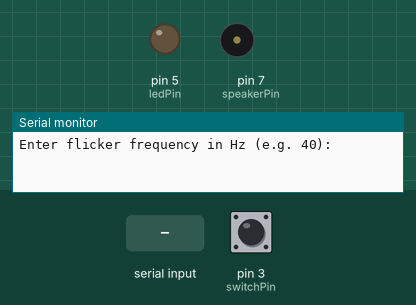
Recording of a sketch running on a simulated Arduino Uno, built with avr-gcc and run on an emulated ATmega328P. On the bench: output pins drawn as LEDs (lit = HIGH), buzzer (waves = sounding), the last lines printed to the serial monitor. Inputs (shaded band) come from the test bench; at power-on: pin 3 (switchPin) HIGH. Random numbers use the default seed unless the sketch sets one.

Above: at 0.79 s.
1.3 s: "90,45\n" received over Serial
At 3.27 s:
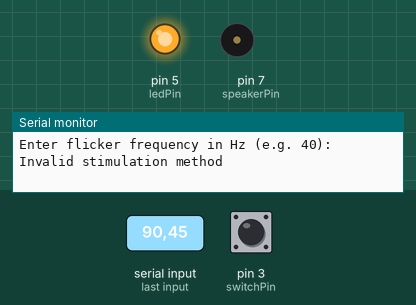
4.3 s: "S90\n" received over Serial
7.3 s: pin 3 (switchPin) pulled LOW for 0.15 s
At 7.66 s:
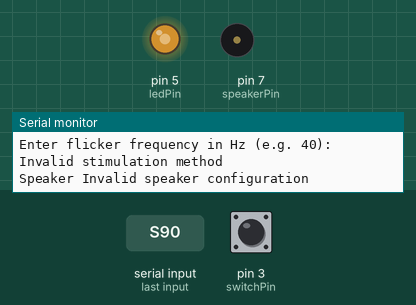
10.4 s: "L90\n" received over Serial
13.4 s: pin 3 (switchPin) pulled LOW for 1 s
At 13.59 s:
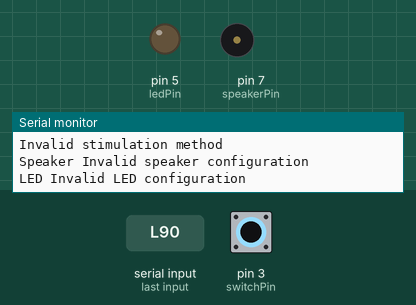
Timing chart, 0 to 18.4 s (numbered marks = the images above; inputs shaded):
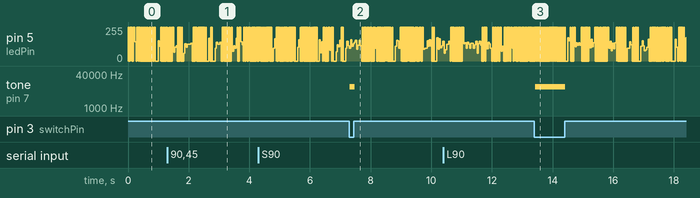

The sketch:

03_RandomAdded.ino
```cpp
/*
 40 Hz Flicker

 This code generates 40 Hz flicker at 50% duty cycle during which
 the led strip turns on for 12.5 ms and then off for 12.5 ms.

 Equivalent audio flicker is a 10 khz tone (50% duty cycle square wave)
 turning on and off at 40 hz. (12.5 ms on and 12.5 ms off)

 Switch Control
 SW1 - pin 3 - flicker rate (40 hz / random)
*/

// DISCUSS RANDOM DELAY. HOW BIG SHOULD THE RANGE BE?

// Pin variables used to set pin I/O
const int switchPin = 3;   // Pin used to read switch 1 state (HIGH = random, LOW = 40hz)
const int ledPin = 5;      // Pin used for digital LED strip signal
const int speakerPin = 7;  // Pin used for digital sound output

int ledState = LOW;
int speakerState = LOW;

// Timing variables used for accurate microsecond delays
unsigned long currentTime;
unsigned long previousTimeLED;
unsigned long previousTimeSpeaker;

float frequencyLED;
float frequencySpeaker;

// Default = 40 hz
unsigned const long delay40Hz = 12500;
unsigned const long delay1ms = 1000;
unsigned long delayLED;
unsigned long delayLEDOn = delay40Hz;
unsigned long delayLEDOff = delay40Hz;
unsigned long delaySpeaker;
unsigned long delaySpeakerOn = delay40Hz;
unsigned long delaySpeakerOff = delay40Hz;
unsigned long delayRandom;

// User inputs
float stimulationValue;
char stimulationMode;
char stimulationInput;
unsigned int speakerTone = 10000;

void setup() {
  // Initialize serial output
  Serial.begin(9600);

  // Initialize pin state for input/output
  pinMode(speakerPin, OUTPUT);
  pinMode(ledPin, OUTPUT);
  pinMode(switchPin, INPUT);

  // Initialize random function by reading from an unconnected pin
  randomSeed(analogRead(0));

  // Prompt the user to give an input
  Serial.println("\nEnter flicker frequency in Hz (e.g. 40):");
}

void loop() {
  // Read user frequency from Serial
  if (Serial.available() > 1) {
    // Set user input to corresponding variables
    stimulationMode = Serial.read();
    stimulationInput = Serial.read();
    stimulationValue = Serial.parseFloat();

    // Set the inputs to uppercase
    stimulationMode = stimulationMode & ~(0x20);
    stimulationInput = stimulationInput & ~(0x20);

    // Determine if the speaker or LEDs should be modified
    // Speaker modification
    if (stimulationMode == 'S') {
      Serial.print("Speaker ");
      switch (stimulationInput) {
        case 'T':
          speakerTone = stimulationValue;
          Serial.println("tone changed");
          break;
        case 'D':
          stimulationValue *= 1000;
          if (stimulationValue <= delaySpeakerOn + delaySpeakerOff) {
            delaySpeakerOff = delaySpeakerOn + delaySpeakerOff - stimulationValue;
            delaySpeakerOn = stimulationValue;
            Serial.println("duration changed");
          } else {
            Serial.println("duration longer than total period");
          }
          break;
        case 'F':
          stimulationValue = 1000000 / stimulationValue;
          if (delaySpeakerOn < stimulationValue) {
            delaySpeakerOff = stimulationValue - delaySpeakerOn;
            Serial.println("frequency changed. Speaker duration unchanged.");
          } else {
            delaySpeakerOn = stimulationValue / 2;
            delaySpeakerOff = delaySpeakerOn;
            Serial.println("frequency changed. Speaker duration set to 50%.");
          }
          break;
        default:
          Serial.println("Invalid speaker configuration");
          break;
      }
    }
    // LED modification
    else if (stimulationMode == 'L') {
      Serial.print("LED ");
      switch (stimulationInput) {
        case 'D':
          stimulationValue *= 1000;
          if (stimulationValue <= delayLEDOn + delayLEDOff) {
            delayLEDOff = delayLEDOn + delayLEDOff - stimulationValue;
            delayLEDOn = stimulationValue;
            Serial.println("duration changed");
          } else {
            Serial.println("duration longer than total period");
          }
          break;
        case 'F':
          stimulationValue = 1000000 / stimulationValue;
          if (delayLEDOn < stimulationValue) {
            delayLEDOff = stimulationValue - delayLEDOn;
            Serial.println("frequency changed. LED duration unchanged.");
          } else {
            delayLEDOn = stimulationValue / 2;
            delayLEDOff = delayLEDOn;
            Serial.println("frequency changed. LED duration set to 50%.");
          }
          break;
        default:
          Serial.println("Invalid LED configuration");
          break;
      }
    }       // End of LED modification
    else {  // Invalid modification
      Serial.println("Invalid stimulation method");
    }  // End of invalid modification
    while (Serial.available()) Serial.read();
    digitalWrite(ledPin, LOW);
    digitalWrite(speakerPin, LOW);
    previousTimeLED = micros();
    previousTimeSpeaker = previousTimeLED;
  }

  // Take switch input to determine stimulation frequency
  int switchValue = digitalRead(switchPin);

  // User input frequency
  if (switchValue == LOW) {
    currentTime = micros();

    // currentTime - previousTimeLEDOff >= delayLEDOff
    if (currentTime - previousTimeLED >= delayLED) {
      if (ledState) {
        delayLED = delayLEDOff;
      } else {
        delayLED = delayLEDOn;
      }
      ledState = !ledState;
      digitalWrite(ledPin, ledState);
      previousTimeLED = micros();
    }

    if (currentTime - previousTimeSpeaker >= delaySpeaker) {
      if (speakerState) {
        delaySpeaker = delaySpeakerOff;
        noTone(speakerPin);
      } else {
        delaySpeaker = delaySpeakerOn;
        tone(speakerPin, speakerTone);
      }
      speakerState = !speakerState;
      previousTimeSpeaker = micros();
    }
  }
  // RANDOM - first half output is 12.5 ms, second half delay is a random amount of time averaging 12.5 ms
  else {
    currentTime = micros();

    // currentTime - previousTimeLEDOff >= delayLEDOff
    if (currentTime - previousTimeLED >= delayLED) {
      if (ledState) {
        delayLED = delay40Hz;
      } else {
        delayRandom = random(200, 24800);
        delayLED = delayRandom;
      }
      ledState = !ledState;
      digitalWrite(ledPin, ledState);
      previousTimeLED = micros();
    }

    if (currentTime - previousTimeSpeaker >= delaySpeaker) {
      if (speakerState) {
        delaySpeaker = delay40Hz + delayRandom - delay1ms;
        noTone(speakerPin);
      } else {
        delaySpeaker = delay1ms;
        tone(speakerPin, speakerTone);
      }
      speakerState = !speakerState;
      previousTimeSpeaker = micros();
    }
  }
}
```

Measured:
- after the input at 7.3 s, tone on pin 7 (speakerPin): alternates 10000 Hz for 0.01 s and silent for 0.01 s, 12 changes in all, then stays silent, starting at once
- after the input at 13.4 s, tone on pin 7 (speakerPin): alternates 10000 Hz for 0.01 s and silent for 0.01 s, 78 changes in all, then stays silent, starting at once
